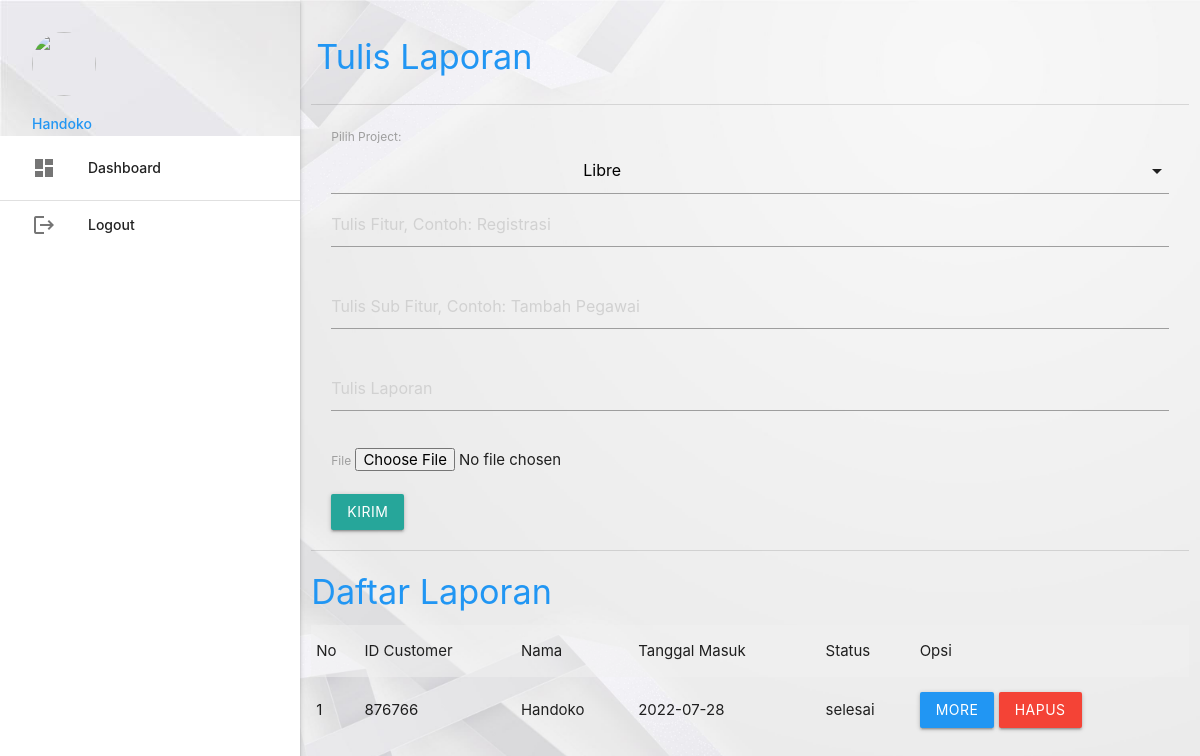
Screenshot of /customer_complaint/customer/ (signed in) with the database file from the repository.
### tables this page shows
CREATE TABLE `pengaduan` (
  `id_pengaduan` int(5) NOT NULL,
  `tgl_pengaduan` varchar(20) NOT NULL,
  `id_customer` varchar(6) NOT NULL,
  `project` varchar(100) NOT NULL,
  `fitur` varchar(100) NOT NULL,
  `subfitur` varchar(100) NOT NULL,
  `isi_laporan` text NOT NULL,
  `foto` varchar(255) NOT NULL,
  `status` enum('proses','selesai') NOT NULL
);

CREATE TABLE `customer` (
  `id_customer` varchar(6) NOT NULL,
  `nama` varchar(35) NOT NULL,
  `username` varchar(25) NOT NULL,
  `password` varchar(255) NOT NULL,
  `no_telepon` varchar(13) NOT NULL
);

### customer_complaint/customer/dashboard.php (the view, shortened to what this page needs)
<table class="responsive-table" border="2" style="width: 100%;">
	<tr>
		<td>
			<h4 class="blue-text hide-on-med-and-down">Tulis Laporan</h4>
		</td>
	</tr>
	<tr>
		<td style="padding: 20px;">
			<form method="POST" enctype="multipart/form-data">
				<label for="project">Pilih Project:</label>
				<textarea class="materialize-textarea" name="fitur" placeholder="Tulis Fitur, Contoh: Registrasi"></textarea><br><br>
				<textarea class="materialize-textarea" name="subfitur" placeholder="Tulis Sub Fitur, Contoh: Tambah Pegawai"></textarea><br><br>
				<textarea class="materialize-textarea" name="laporan" placeholder="Tulis Laporan"></textarea><br><br>
				<label>File</label>
				<input type="file" name="lampiran"><br><br>
				<input type="submit" name="kirim" value="Kirim" class="btn">
			</form>
		</td>
	</tr>
</table>
<td>
	<h4 class="blue-text hide-on-med-and-down">Daftar Laporan</h4>
</td>
<td>
	<table border="3" class="responsive-table striped highlight">
		<tr>
			<td>No</td>
			<td>ID Customer</td>
			<td>Nama</td>
			<td>Tanggal Masuk</td>
			<td>Status</td>
			<td>Opsi</td>
		</tr>
		<?php
		$no = 1;
		$pengaduan = mysqli_query($koneksi, "SELECT * FROM pengaduan INNER JOIN customer ON pengaduan.id_customer=customer.id_customer INNER JOIN tanggapan ON pengaduan.id_pengaduan=tanggapan.id_pengaduan WHERE pengaduan.id_customer='" . $_SESSION['data']['id_customer'] . "' ORDER BY pengaduan.id_pengaduan DESC");
		while ($r = mysqli_fetch_assoc($pengaduan)) { ?>
			<tr>
				<td><?php echo $no++; ?></td>
				<td><?php echo $r['id_customer']; ?></td>
				<td><?php echo $r['nama']; ?></td>
				<td><?php echo $r['tgl_pengaduan']; ?></td>
				<td><?php echo $r['status']; ?></td>
				<td>
					<a class="btn blue modal-trigger" href="#tanggapan&id_pengaduan=<?php echo $r['id_pengaduan'] ?>">More</a>
					<a class="btn red" onclick="return confirm('Anda Yakin Ingin Menghapus Y/N')" href="index.php?p=pengaduan_hapus&id_pengaduan=<?php echo $r['id_pengaduan'] ?>">Hapus</a>
				</td>
			</tr>
		<?php	}
		?>
	</table>
</td>

### rows the page displays
pengaduan: id_customer.id_customer "876766", id_customer.nama "Handoko", tgl_pengaduan "2022-07-28", status "selesai"

### other values shown
$_SESSION['data']['nama'] "Handoko"
